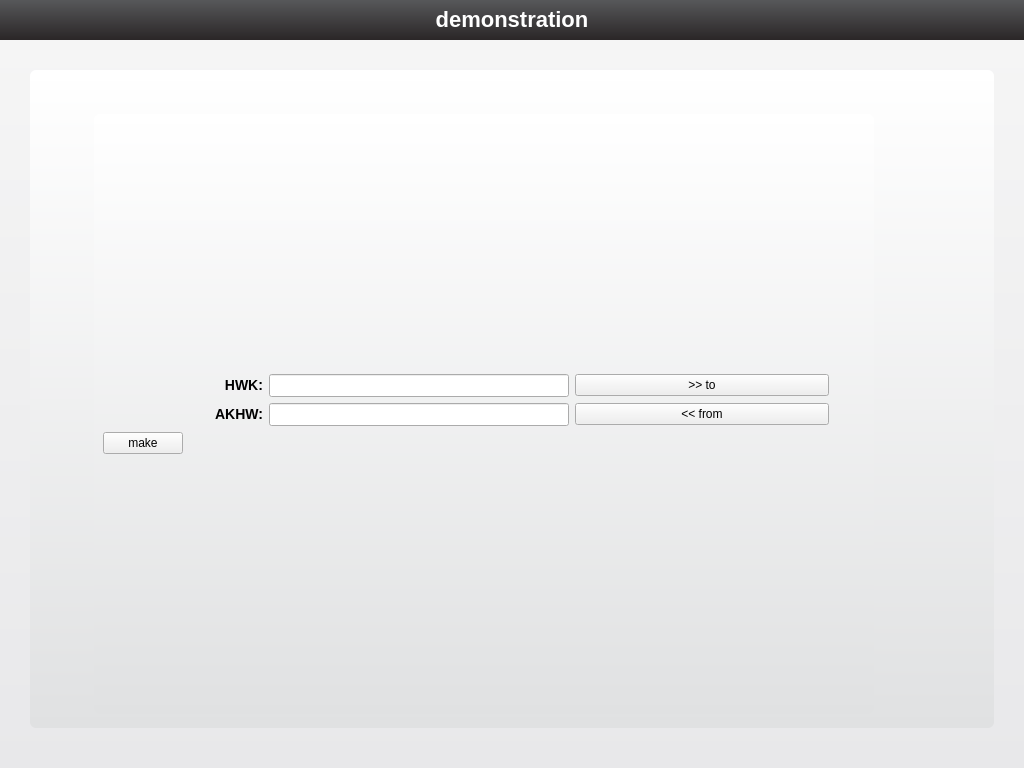
<?xml version="1.0" encoding="UTF-8"?>
<ui version="4.0">
 <class>Royalty</class>
 <widget class="QWidget" name="Royalty">
  <property name="geometry">
   <rect>
    <x>0</x>
    <y>0</y>
    <width>1024</width>
    <height>768</height>
   </rect>
  </property>
  <property name="sizePolicy">
   <sizepolicy hsizetype="Preferred" vsizetype="Preferred">
    <horstretch>0</horstretch>
    <verstretch>0</verstretch>
   </sizepolicy>
  </property>
  <property name="minimumSize">
   <size>
    <width>800</width>
    <height>600</height>
   </size>
  </property>
  <property name="sizeIncrement">
   <size>
    <width>0</width>
    <height>0</height>
   </size>
  </property>
  <property name="baseSize">
   <size>
    <width>0</width>
    <height>0</height>
   </size>
  </property>
  <property name="palette">
   <palette>
    <active/>
    <inactive/>
    <disabled/>
   </palette>
  </property>
  <property name="font">
   <font>
    <kerning>false</kerning>
   </font>
  </property>
  <property name="windowTitle">
   <string>Form</string>
  </property>
  <property name="autoFillBackground">
   <bool>true</bool>
  </property>
  <property name="styleSheet">
   <string notr="true">QWidget#gradientWidget {
	background: qlineargradient(spread:pad, x1:0, y1:0, x2:0, y2:1, stop:0 #F5F5F5, stop:1 #E8E8EA) ;
	border: 1px solid 	#C6C6C6 ;
}

QWidget#toolbarLabel {
	background: qlineargradient(spread:pad, x1:0, y1:0, x2:0, y2:1, stop:0 #57585A, stop:1 #2A2627) ;
	color: #FFF;
}

QWidget.QFrame {
	background: qlineargradient(spread:pad, x1:0, y1:0, x2:0, y2:1, stop:0 #FFFFFF stop:1 #E0E1E2) ;
	border-radius: 6px;
	border: 1px solid 	#C6C6C6;
}

QWidget.QLineEdit {
	font-family: 'Helvetica';
	font-size: 13px;
	font-weight: 600; 
	font-style: normal;
}


</string>
  </property>
  <layout class="QGridLayout" name="gridLayout_11">
   <property name="leftMargin">
    <number>0</number>
   </property>
   <property name="topMargin">
    <number>0</number>
   </property>
   <property name="rightMargin">
    <number>0</number>
   </property>
   <property name="bottomMargin">
    <number>0</number>
   </property>
   <item row="0" column="0">
    <layout class="QGridLayout" name="gridLayout_4">
     <property name="verticalSpacing">
      <number>0</number>
     </property>
     <item row="0" column="0">
      <widget class="QLabel" name="toolbarLabel">
       <property name="sizePolicy">
        <sizepolicy hsizetype="Preferred" vsizetype="Fixed">
         <horstretch>0</horstretch>
         <verstretch>0</verstretch>
        </sizepolicy>
       </property>
       <property name="minimumSize">
        <size>
         <width>0</width>
         <height>40</height>
        </size>
       </property>
       <property name="palette">
        <palette>
         <active>
          <colorrole role="WindowText">
           <brush brushstyle="SolidPattern">
            <color alpha="255">
             <red>255</red>
             <green>255</green>
             <blue>255</blue>
            </color>
           </brush>
          </colorrole>
          <colorrole role="Button">
           <brush brushstyle="LinearGradientPattern">
            <gradient startx="0.000000000000000" starty="0.000000000000000" endx="0.000000000000000" endy="1.000000000000000" type="LinearGradient" spread="PadSpread" coordinatemode="ObjectBoundingMode">
             <gradientstop position="0.000000000000000">
              <color alpha="255">
               <red>87</red>
               <green>88</green>
               <blue>90</blue>
              </color>
             </gradientstop>
             <gradientstop position="1.000000000000000">
              <color alpha="255">
               <red>42</red>
               <green>38</green>
               <blue>39</blue>
              </color>
             </gradientstop>
            </gradient>
           </brush>
          </colorrole>
          <colorrole role="Text">
           <brush brushstyle="SolidPattern">
            <color alpha="255">
             <red>255</red>
             <green>255</green>
             <blue>255</blue>
            </color>
           </brush>
          </colorrole>
          <colorrole role="ButtonText">
           <brush brushstyle="SolidPattern">
            <color alpha="255">
             <red>255</red>
             <green>255</green>
             <blue>255</blue>
            </color>
           </brush>
          </colorrole>
          <colorrole role="Base">
           <brush brushstyle="LinearGradientPattern">
            <gradient startx="0.000000000000000" starty="0.000000000000000" endx="0.000000000000000" endy="1.000000000000000" type="LinearGradient" spread="PadSpread" coordinatemode="ObjectBoundingMode">
             <gradientstop position="0.000000000000000">
              <color alpha="255">
               <red>87</red>
               <green>88</green>
               <blue>90</blue>
              </color>
             </gradientstop>
             <gradientstop position="1.000000000000000">
              <color alpha="255">
               <red>42</red>
               <green>38</green>
               <blue>39</blue>
              </color>
             </gradientstop>
            </gradient>
           </brush>
          </colorrole>
          <colorrole role="Window">
           <brush brushstyle="LinearGradientPattern">
            <gradient startx="0.000000000000000" starty="0.000000000000000" endx="0.000000000000000" endy="1.000000000000000" type="LinearGradient" spread="PadSpread" coordinatemode="ObjectBoundingMode">
             <gradientstop position="0.000000000000000">
              <color alpha="255">
               <red>87</red>
               <green>88</green>
               <blue>90</blue>
              </color>
             </gradientstop>
             <gradientstop position="1.000000000000000">
              <color alpha="255">
               <red>42</red>
               <green>38</green>
               <blue>39</blue>
              </color>
             </gradientstop>
            </gradient>
           </brush>
          </colorrole>
         </active>
         <inactive>
          <colorrole role="WindowText">
           <brush brushstyle="SolidPattern">
            <color alpha="255">
             <red>255</red>
             <green>255</green>
             <blue>255</blue>
            </color>
           </brush>
          </colorrole>
          <colorrole role="Button">
           <brush brushstyle="LinearGradientPattern">
            <gradient startx="0.000000000000000" starty="0.000000000000000" endx="0.000000000000000" endy="1.000000000000000" type="LinearGradient" spread="PadSpread" coordinatemode="ObjectBoundingMode">
             <gradientstop position="0.000000000000000">
              <color alpha="255">
               <red>87</red>
               <green>88</green>
               <blue>90</blue>
              </color>
             </gradientstop>
             <gradientstop position="1.000000000000000">
              <color alpha="255">
               <red>42</red>
               <green>38</green>
               <blue>39</blue>
              </color>
             </gradientstop>
            </gradient>
           </brush>
          </colorrole>
          <colorrole role="Text">
           <brush brushstyle="SolidPattern">
            <color alpha="255">
             <red>255</red>
             <green>255</green>
             <blue>255</blue>
            </color>
           </brush>
          </colorrole>
          <colorrole role="ButtonText">
           <brush brushstyle="SolidPattern">
            <color alpha="255">
             <red>255</red>
             <green>255</green>
             <blue>255</blue>
            </color>
           </brush>
          </colorrole>
          <colorrole role="Base">
           <brush brushstyle="LinearGradientPattern">
            <gradient startx="0.000000000000000" starty="0.000000000000000" endx="0.000000000000000" endy="1.000000000000000" type="LinearGradient" spread="PadSpread" coordinatemode="ObjectBoundingMode">
             <gradientstop position="0.000000000000000">
              <color alpha="255">
               <red>87</red>
               <green>88</green>
               <blue>90</blue>
              </color>
             </gradientstop>
             <gradientstop position="1.000000000000000">
              <color alpha="255">
               <red>42</red>
               <green>38</green>
               <blue>39</blue>
              </color>
             </gradientstop>
            </gradient>
           </brush>
          </colorrole>
          <colorrole role="Window">
           <brush brushstyle="LinearGradientPattern">
            <gradient startx="0.000000000000000" starty="0.000000000000000" endx="0.000000000000000" endy="1.000000000000000" type="LinearGradient" spread="PadSpread" coordinatemode="ObjectBoundingMode">
             <gradientstop position="0.000000000000000">
              <color alpha="255">
               <red>87</red>
               <green>88</green>
               <blue>90</blue>
              </color>
             </gradientstop>
             <gradientstop position="1.000000000000000">
              <color alpha="255">
               <red>42</red>
               <green>38</green>
               <blue>39</blue>
              </color>
             </gradientstop>
            </gradient>
           </brush>
          </colorrole>
         </inactive>
         <disabled>
          <colorrole role="WindowText">
           <brush brushstyle="SolidPattern">
            <color alpha="255">
             <red>255</red>
             <green>255</green>
             <blue>255</blue>
            </color>
           </brush>
          </colorrole>
          <colorrole role="Button">
           <brush brushstyle="LinearGradientPattern">
            <gradient startx="0.000000000000000" starty="0.000000000000000" endx="0.000000000000000" endy="1.000000000000000" type="LinearGradient" spread="PadSpread" coordinatemode="ObjectBoundingMode">
             <gradientstop position="0.000000000000000">
              <color alpha="255">
               <red>87</red>
               <green>88</green>
               <blue>90</blue>
              </color>
             </gradientstop>
             <gradientstop position="1.000000000000000">
              <color alpha="255">
               <red>42</red>
               <green>38</green>
               <blue>39</blue>
              </color>
             </gradientstop>
            </gradient>
           </brush>
          </colorrole>
          <colorrole role="Text">
           <brush brushstyle="SolidPattern">
            <color alpha="255">
             <red>255</red>
             <green>255</green>
             <blue>255</blue>
            </color>
           </brush>
          </colorrole>
          <colorrole role="ButtonText">
           <brush brushstyle="SolidPattern">
            <color alpha="255">
             <red>255</red>
             <green>255</green>
             <blue>255</blue>
            </color>
           </brush>
          </colorrole>
          <colorrole role="Base">
           <brush brushstyle="LinearGradientPattern">
            <gradient startx="0.000000000000000" starty="0.000000000000000" endx="0.000000000000000" endy="1.000000000000000" type="LinearGradient" spread="PadSpread" coordinatemode="ObjectBoundingMode">
             <gradientstop position="0.000000000000000">
              <color alpha="255">
               <red>87</red>
               <green>88</green>
               <blue>90</blue>
              </color>
             </gradientstop>
             <gradientstop position="1.000000000000000">
              <color alpha="255">
               <red>42</red>
               <green>38</green>
               <blue>39</blue>
              </color>
             </gradientstop>
            </gradient>
           </brush>
          </colorrole>
          <colorrole role="Window">
           <brush brushstyle="LinearGradientPattern">
            <gradient startx="0.000000000000000" starty="0.000000000000000" endx="0.000000000000000" endy="1.000000000000000" type="LinearGradient" spread="PadSpread" coordinatemode="ObjectBoundingMode">
             <gradientstop position="0.000000000000000">
              <color alpha="255">
               <red>87</red>
               <green>88</green>
               <blue>90</blue>
              </color>
             </gradientstop>
             <gradientstop position="1.000000000000000">
              <color alpha="255">
               <red>42</red>
               <green>38</green>
               <blue>39</blue>
              </color>
             </gradientstop>
            </gradient>
           </brush>
          </colorrole>
         </disabled>
        </palette>
       </property>
       <property name="font">
        <font>
         <family>Helvetica</family>
         <pointsize>20</pointsize>
         <weight>75</weight>
         <italic>false</italic>
         <bold>true</bold>
        </font>
       </property>
       <property name="layoutDirection">
        <enum>Qt::LeftToRight</enum>
       </property>
       <property name="autoFillBackground">
        <bool>false</bool>
       </property>
       <property name="frameShape">
        <enum>QFrame::NoFrame</enum>
       </property>
       <property name="frameShadow">
        <enum>QFrame::Plain</enum>
       </property>
       <property name="text">
        <string>&lt;!DOCTYPE HTML PUBLIC &quot;-//W3C//DTD HTML 4.0//EN&quot; &quot;http://www.w3.org/TR/REC-html40/strict.dtd&quot;&gt;
&lt;html&gt;&lt;head&gt;&lt;meta name=&quot;qrichtext&quot; content=&quot;1&quot; /&gt;&lt;style type=&quot;text/css&quot;&gt;
p, li { white-space: pre-wrap; }
&lt;/style&gt;&lt;/head&gt;&lt;body style=&quot; font-family:'Helvetica'; font-size:20pt; font-weight:600; font-style:normal;&quot;&gt;
&lt;p style=&quot; margin-top:0px; margin-bottom:0px; margin-left:0px; margin-right:0px; -qt-block-indent:0; text-indent:0px;&quot;&gt;&lt;span style=&quot; font-size:22px;&quot;&gt;demonstration&lt;/span&gt;&lt;/p&gt;&lt;/body&gt;&lt;/html&gt;</string>
       </property>
       <property name="scaledContents">
        <bool>false</bool>
       </property>
       <property name="alignment">
        <set>Qt::AlignCenter</set>
       </property>
      </widget>
     </item>
     <item row="1" column="0">
      <widget class="QWidget" name="gradientWidget" native="true">
       <property name="sizePolicy">
        <sizepolicy hsizetype="Preferred" vsizetype="Preferred">
         <horstretch>0</horstretch>
         <verstretch>0</verstretch>
        </sizepolicy>
       </property>
       <property name="minimumSize">
        <size>
         <width>800</width>
         <height>600</height>
        </size>
       </property>
       <layout class="QGridLayout" name="gridLayout_5">
        <property name="leftMargin">
         <number>30</number>
        </property>
        <property name="topMargin">
         <number>30</number>
        </property>
        <property name="rightMargin">
         <number>30</number>
        </property>
        <property name="bottomMargin">
         <number>40</number>
        </property>
        <item row="0" column="0">
         <widget class="QFrame" name="textbackFrame">
          <property name="sizePolicy">
           <sizepolicy hsizetype="Expanding" vsizetype="Expanding">
            <horstretch>0</horstretch>
            <verstretch>0</verstretch>
           </sizepolicy>
          </property>
          <property name="palette">
           <palette>
            <active>
             <colorrole role="Button">
              <brush brushstyle="LinearGradientPattern">
               <gradient startx="0.000000000000000" starty="0.000000000000000" endx="0.000000000000000" endy="1.000000000000000" type="LinearGradient" spread="PadSpread" coordinatemode="ObjectBoundingMode">
                <gradientstop position="0.000000000000000">
                 <color alpha="255">
                  <red>255</red>
                  <green>255</green>
                  <blue>255</blue>
                 </color>
                </gradientstop>
                <gradientstop position="1.000000000000000">
                 <color alpha="255">
                  <red>224</red>
                  <green>225</green>
                  <blue>226</blue>
                 </color>
                </gradientstop>
               </gradient>
              </brush>
             </colorrole>
             <colorrole role="Base">
              <brush brushstyle="LinearGradientPattern">
               <gradient startx="0.000000000000000" starty="0.000000000000000" endx="0.000000000000000" endy="1.000000000000000" type="LinearGradient" spread="PadSpread" coordinatemode="ObjectBoundingMode">
                <gradientstop position="0.000000000000000">
                 <color alpha="255">
                  <red>255</red>
                  <green>255</green>
                  <blue>255</blue>
                 </color>
                </gradientstop>
                <gradientstop position="1.000000000000000">
                 <color alpha="255">
                  <red>224</red>
                  <green>225</green>
                  <blue>226</blue>
                 </color>
                </gradientstop>
               </gradient>
              </brush>
             </colorrole>
             <colorrole role="Window">
              <brush brushstyle="LinearGradientPattern">
               <gradient startx="0.000000000000000" starty="0.000000000000000" endx="0.000000000000000" endy="1.000000000000000" type="LinearGradient" spread="PadSpread" coordinatemode="ObjectBoundingMode">
                <gradientstop position="0.000000000000000">
                 <color alpha="255">
                  <red>255</red>
                  <green>255</green>
                  <blue>255</blue>
                 </color>
                </gradientstop>
                <gradientstop position="1.000000000000000">
                 <color alpha="255">
                  <red>224</red>
                  <green>225</green>
                  <blue>226</blue>
                 </color>
                </gradientstop>
               </gradient>
              </brush>
             </colorrole>
            </active>
            <inactive>
             <colorrole role="Button">
              <brush brushstyle="LinearGradientPattern">
               <gradient startx="0.000000000000000" starty="0.000000000000000" endx="0.000000000000000" endy="1.000000000000000" type="LinearGradient" spread="PadSpread" coordinatemode="ObjectBoundingMode">
                <gradientstop position="0.000000000000000">
                 <color alpha="255">
                  <red>255</red>
                  <green>255</green>
                  <blue>255</blue>
                 </color>
                </gradientstop>
                <gradientstop position="1.000000000000000">
                 <color alpha="255">
                  <red>224</red>
                  <green>225</green>
                  <blue>226</blue>
                 </color>
                </gradientstop>
               </gradient>
              </brush>
             </colorrole>
             <colorrole role="Base">
              <brush brushstyle="LinearGradientPattern">
               <gradient startx="0.000000000000000" starty="0.000000000000000" endx="0.000000000000000" endy="1.000000000000000" type="LinearGradient" spread="PadSpread" coordinatemode="ObjectBoundingMode">
                <gradientstop position="0.000000000000000">
                 <color alpha="255">
                  <red>255</red>
                  <green>255</green>
                  <blue>255</blue>
                 </color>
                </gradientstop>
                <gradientstop position="1.000000000000000">
                 <color alpha="255">
                  <red>224</red>
                  <green>225</green>
                  <blue>226</blue>
                 </color>
                </gradientstop>
               </gradient>
              </brush>
             </colorrole>
             <colorrole role="Window">
              <brush brushstyle="LinearGradientPattern">
               <gradient startx="0.000000000000000" starty="0.000000000000000" endx="0.000000000000000" endy="1.000000000000000" type="LinearGradient" spread="PadSpread" coordinatemode="ObjectBoundingMode">
                <gradientstop position="0.000000000000000">
                 <color alpha="255">
                  <red>255</red>
                  <green>255</green>
                  <blue>255</blue>
                 </color>
                </gradientstop>
                <gradientstop position="1.000000000000000">
                 <color alpha="255">
                  <red>224</red>
                  <green>225</green>
                  <blue>226</blue>
                 </color>
                </gradientstop>
               </gradient>
              </brush>
             </colorrole>
            </inactive>
            <disabled>
             <colorrole role="Button">
              <brush brushstyle="LinearGradientPattern">
               <gradient startx="0.000000000000000" starty="0.000000000000000" endx="0.000000000000000" endy="1.000000000000000" type="LinearGradient" spread="PadSpread" coordinatemode="ObjectBoundingMode">
                <gradientstop position="0.000000000000000">
                 <color alpha="255">
                  <red>255</red>
                  <green>255</green>
                  <blue>255</blue>
                 </color>
                </gradientstop>
                <gradientstop position="1.000000000000000">
                 <color alpha="255">
                  <red>224</red>
                  <green>225</green>
                  <blue>226</blue>
                 </color>
                </gradientstop>
               </gradient>
              </brush>
             </colorrole>
             <colorrole role="Base">
              <brush brushstyle="LinearGradientPattern">
               <gradient startx="0.000000000000000" starty="0.000000000000000" endx="0.000000000000000" endy="1.000000000000000" type="LinearGradient" spread="PadSpread" coordinatemode="ObjectBoundingMode">
                <gradientstop position="0.000000000000000">
                 <color alpha="255">
                  <red>255</red>
                  <green>255</green>
                  <blue>255</blue>
                 </color>
                </gradientstop>
                <gradientstop position="1.000000000000000">
                 <color alpha="255">
                  <red>224</red>
                  <green>225</green>
                  <blue>226</blue>
                 </color>
                </gradientstop>
               </gradient>
              </brush>
             </colorrole>
             <colorrole role="Window">
              <brush brushstyle="LinearGradientPattern">
               <gradient startx="0.000000000000000" starty="0.000000000000000" endx="0.000000000000000" endy="1.000000000000000" type="LinearGradient" spread="PadSpread" coordinatemode="ObjectBoundingMode">
                <gradientstop position="0.000000000000000">
                 <color alpha="255">
                  <red>255</red>
                  <green>255</green>
                  <blue>255</blue>
                 </color>
                </gradientstop>
                <gradientstop position="1.000000000000000">
                 <color alpha="255">
                  <red>224</red>
                  <green>225</green>
                  <blue>226</blue>
                 </color>
                </gradientstop>
               </gradient>
              </brush>
             </colorrole>
            </disabled>
           </palette>
          </property>
          <property name="frameShape">
           <enum>QFrame::NoFrame</enum>
          </property>
          <property name="frameShadow">
           <enum>QFrame::Raised</enum>
          </property>
          <layout class="QGridLayout" name="gridLayout_8">
           <property name="leftMargin">
            <number>24</number>
           </property>
           <property name="topMargin">
            <number>24</number>
           </property>
           <property name="rightMargin">
            <number>24</number>
           </property>
           <property name="bottomMargin">
            <number>24</number>
           </property>
           <item row="0" column="0">
            <layout class="QGridLayout" name="gridLayout_6"/>
           </item>
           <item row="1" column="0">
            <layout class="QGridLayout" name="gridLayout_9">
             <property name="sizeConstraint">
              <enum>QLayout::SetDefaultConstraint</enum>
             </property>
             <property name="leftMargin">
              <number>40</number>
             </property>
             <property name="topMargin">
              <number>20</number>
             </property>
             <property name="rightMargin">
              <number>60</number>
             </property>
             <property name="bottomMargin">
              <number>25</number>
             </property>
             <property name="verticalSpacing">
              <number>0</number>
             </property>
             <item row="0" column="0">
              <widget class="QFrame" name="frame">
               <property name="sizePolicy">
                <sizepolicy hsizetype="Expanding" vsizetype="Expanding">
                 <horstretch>0</horstretch>
                 <verstretch>0</verstretch>
                </sizepolicy>
               </property>
               <property name="minimumSize">
                <size>
                 <width>762</width>
                 <height>600</height>
                </size>
               </property>
               <property name="maximumSize">
                <size>
                 <width>1300</width>
                 <height>700</height>
                </size>
               </property>
               <property name="baseSize">
                <size>
                 <width>800</width>
                 <height>380</height>
                </size>
               </property>
               <property name="frameShape">
                <enum>QFrame::StyledPanel</enum>
               </property>
               <property name="frameShadow">
                <enum>QFrame::Raised</enum>
               </property>
               <layout class="QVBoxLayout" name="verticalLayout_2" stretch="0">
                <property name="sizeConstraint">
                 <enum>QLayout::SetNoConstraint</enum>
                </property>
                <item>
                 <layout class="QVBoxLayout" name="verticalLayout">
                  <property name="sizeConstraint">
                   <enum>QLayout::SetDefaultConstraint</enum>
                  </property>
                  <item>
                   <layout class="QHBoxLayout" name="horizontalLayout">
                    <item>
                     <widget class="QLabel" name="label_28">
                      <property name="minimumSize">
                       <size>
                        <width>160</width>
                        <height>0</height>
                       </size>
                      </property>
                      <property name="font">
                       <font>
                        <family>Helvetica</family>
                        <pointsize>14</pointsize>
                        <weight>75</weight>
                        <bold>true</bold>
                       </font>
                      </property>
                      <property name="autoFillBackground">
                       <bool>false</bool>
                      </property>
                      <property name="text">
                       <string>&lt;html&gt;&lt;head/&gt;&lt;body&gt;&lt;p&gt;&lt;span style=&quot; font-size:14px;&quot;&gt;HWK:&lt;/span&gt;&lt;/p&gt;&lt;/body&gt;&lt;/html&gt;</string>
                      </property>
                      <property name="textFormat">
                       <enum>Qt::AutoText</enum>
                      </property>
                      <property name="scaledContents">
                       <bool>false</bool>
                      </property>
                      <property name="alignment">
                       <set>Qt::AlignRight|Qt::AlignTrailing|Qt::AlignVCenter</set>
                      </property>
                      <property name="wordWrap">
                       <bool>false</bool>
                      </property>
                     </widget>
                    </item>
                    <item>
                     <widget class="QLineEdit" name="rcLineEdit">
                      <property name="enabled">
                       <bool>true</bool>
                      </property>
                      <property name="sizePolicy">
                       <sizepolicy hsizetype="Fixed" vsizetype="Fixed">
                        <horstretch>0</horstretch>
                        <verstretch>0</verstretch>
                       </sizepolicy>
                      </property>
                      <property name="minimumSize">
                       <size>
                        <width>300</width>
                        <height>0</height>
                       </size>
                      </property>
                      <property name="maximumSize">
                       <size>
                        <width>300</width>
                        <height>16777215</height>
                       </size>
                      </property>
                      <property name="font">
                       <font>
                        <family>Helvetica</family>
                        <pointsize>-1</pointsize>
                        <weight>75</weight>
                        <italic>false</italic>
                        <bold>true</bold>
                       </font>
                      </property>
                      <property name="styleSheet">
                       <string notr="true"/>
                      </property>
                      <property name="text">
                       <string notr="true"/>
                      </property>
                      <property name="maxLength">
                       <number>41</number>
                      </property>
                      <property name="alignment">
                       <set>Qt::AlignCenter</set>
                      </property>
                      <property name="readOnly">
                       <bool>true</bool>
                      </property>
                     </widget>
                    </item>
                    <item>
                     <widget class="QPushButton" name="toCBPushButton">
                      <property name="minimumSize">
                       <size>
                        <width>254</width>
                        <height>0</height>
                       </size>
                      </property>
                      <property name="text">
                       <string>&gt;&gt; to</string>
                      </property>
                     </widget>
                    </item>
                    <item>
                     <spacer name="horizontalSpacer">
                      <property name="orientation">
                       <enum>Qt::Horizontal</enum>
                      </property>
                      <property name="sizeHint" stdset="0">
                       <size>
                        <width>40</width>
                        <height>20</height>
                       </size>
                      </property>
                     </spacer>
                    </item>
                   </layout>
                  </item>
                  <item>
                   <layout class="QHBoxLayout" name="horizontalLayout_2">
                    <property name="spacing">
                     <number>-1</number>
                    </property>
                    <property name="topMargin">
                     <number>0</number>
                    </property>
                    <property name="bottomMargin">
                     <number>0</number>
                    </property>
                    <item>
                     <widget class="QLabel" name="label_23">
                      <property name="minimumSize">
                       <size>
                        <width>160</width>
                        <height>0</height>
                       </size>
                      </property>
                      <property name="font">
                       <font>
                        <family>Helvetica</family>
                        <pointsize>14</pointsize>
                        <weight>75</weight>
                        <bold>true</bold>
                       </font>
                      </property>
                      <property name="autoFillBackground">
                       <bool>false</bool>
                      </property>
                      <property name="text">
                       <string>&lt;html&gt;&lt;head/&gt;&lt;body&gt;&lt;p&gt;&lt;span style=&quot; font-size:14px;&quot;&gt;AKHW:&lt;/span&gt;&lt;/p&gt;&lt;/body&gt;&lt;/html&gt;</string>
                      </property>
                      <property name="textFormat">
                       <enum>Qt::AutoText</enum>
                      </property>
                      <property name="scaledContents">
                       <bool>false</bool>
                      </property>
                      <property name="alignment">
                       <set>Qt::AlignRight|Qt::AlignTrailing|Qt::AlignVCenter</set>
                      </property>
                      <property name="wordWrap">
                       <bool>false</bool>
                      </property>
                     </widget>
                    </item>
                    <item>
                     <widget class="QLineEdit" name="fcLineEdit">
                      <property name="sizePolicy">
                       <sizepolicy hsizetype="Fixed" vsizetype="Fixed">
                        <horstretch>0</horstretch>
                        <verstretch>0</verstretch>
                       </sizepolicy>
                      </property>
                      <property name="minimumSize">
                       <size>
                        <width>300</width>
                        <height>0</height>
                       </size>
                      </property>
                      <property name="maximumSize">
                       <size>
                        <width>300</width>
                        <height>16777215</height>
                       </size>
                      </property>
                      <property name="font">
                       <font>
                        <family>Helvetica</family>
                        <pointsize>-1</pointsize>
                        <weight>75</weight>
                        <italic>false</italic>
                        <bold>true</bold>
                       </font>
                      </property>
                      <property name="maxLength">
                       <number>41</number>
                      </property>
                      <property name="alignment">
                       <set>Qt::AlignCenter</set>
                      </property>
                     </widget>
                    </item>
                    <item>
                     <widget class="QPushButton" name="fromCBPushButton">
                      <property name="minimumSize">
                       <size>
                        <width>254</width>
                        <height>0</height>
                       </size>
                      </property>
                      <property name="text">
                       <string>&lt;&lt; from</string>
                      </property>
                     </widget>
                    </item>
                    <item>
                     <spacer name="horizontalSpacer_2">
                      <property name="orientation">
                       <enum>Qt::Horizontal</enum>
                      </property>
                      <property name="sizeHint" stdset="0">
                       <size>
                        <width>40</width>
                        <height>20</height>
                       </size>
                      </property>
                     </spacer>
                    </item>
                   </layout>
                  </item>
                  <item>
                   <layout class="QGridLayout" name="gridLayout_3">
                    <property name="verticalSpacing">
                     <number>0</number>
                    </property>
                    <item row="0" column="1">
                     <spacer name="horizontalSpacer_3">
                      <property name="orientation">
                       <enum>Qt::Horizontal</enum>
                      </property>
                      <property name="sizeHint" stdset="0">
                       <size>
                        <width>40</width>
                        <height>20</height>
                       </size>
                      </property>
                     </spacer>
                    </item>
                    <item row="0" column="0">
                     <widget class="QPushButton" name="royaltyPushButton">
                      <property name="text">
                       <string>make</string>
                      </property>
                     </widget>
                    </item>
                   </layout>
                  </item>
                 </layout>
                </item>
               </layout>
              </widget>
             </item>
             <item row="1" column="0">
              <spacer name="verticalSpacer">
               <property name="orientation">
                <enum>Qt::Vertical</enum>
               </property>
               <property name="sizeHint" stdset="0">
                <size>
                 <width>20</width>
                 <height>40</height>
                </size>
               </property>
              </spacer>
             </item>
             <item row="0" column="1">
              <spacer name="horizontalSpacer_4">
               <property name="orientation">
                <enum>Qt::Horizontal</enum>
               </property>
               <property name="sizeType">
                <enum>QSizePolicy::Preferred</enum>
               </property>
               <property name="sizeHint" stdset="0">
                <size>
                 <width>40</width>
                 <height>20</height>
                </size>
               </property>
              </spacer>
             </item>
            </layout>
           </item>
           <item row="2" column="0">
            <layout class="QGridLayout" name="gridLayout_7"/>
           </item>
          </layout>
         </widget>
        </item>
       </layout>
      </widget>
     </item>
    </layout>
   </item>
  </layout>
 </widget>
 <resources/>
 <connections/>
</ui>
